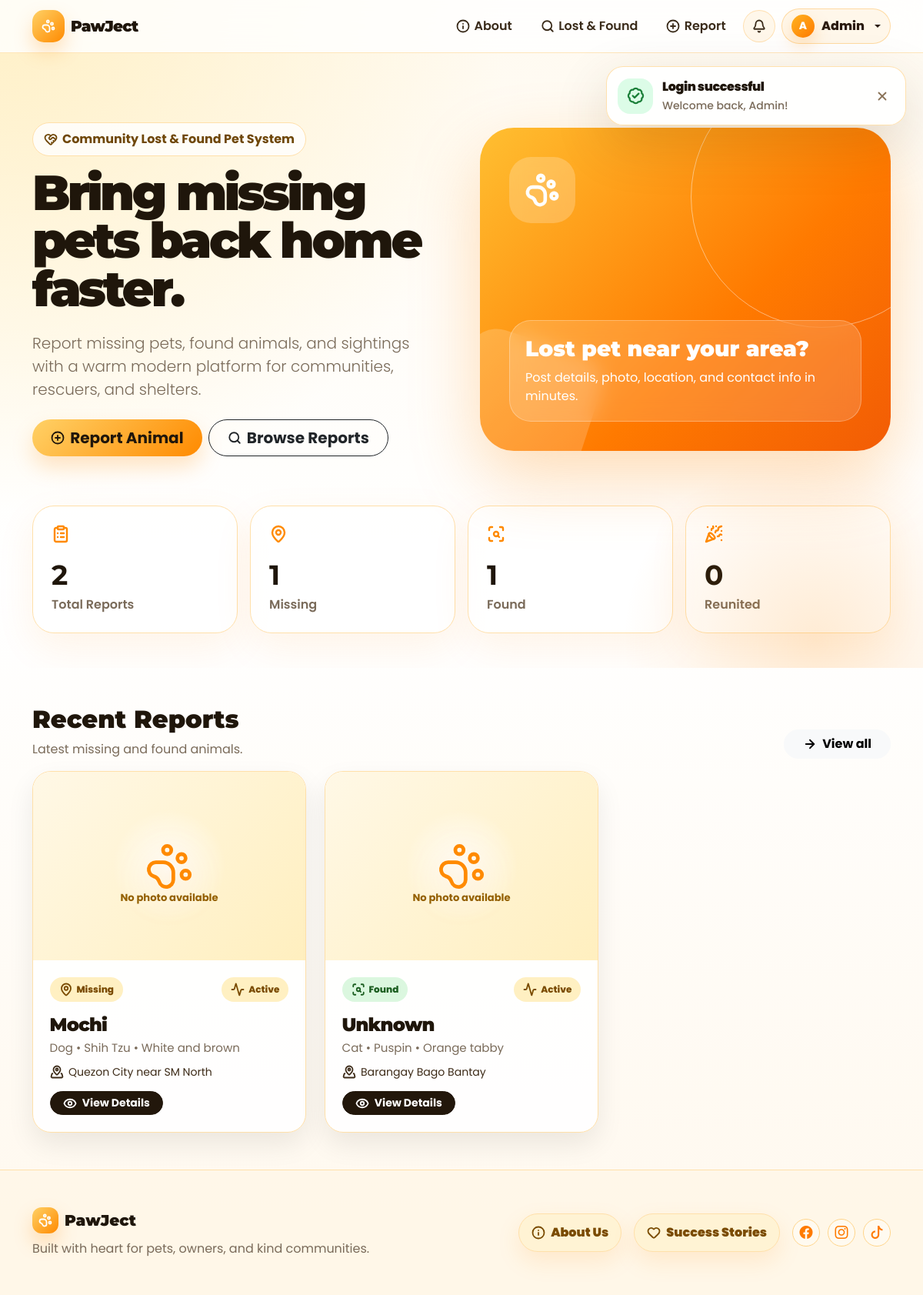
The page / (signed in) on the database its author committed.
### tables this page shows
CREATE TABLE reports (
  id INT AUTO_INCREMENT PRIMARY KEY,
  user_id INT NOT NULL,
  report_type ENUM('missing','found') NOT NULL,
  animal_name VARCHAR(100),
  species VARCHAR(50) NOT NULL,
  breed VARCHAR(100),
  color VARCHAR(100) NOT NULL,
  gender VARCHAR(20) DEFAULT 'Unknown',
  last_seen_date DATE NOT NULL,
  location VARCHAR(255) NOT NULL,
  owner_contact VARCHAR(255),
  description TEXT,
  photo VARCHAR(255),
  status ENUM('active','reunited','closed') DEFAULT 'active',
  is_approved TINYINT(1) DEFAULT 0,
  created_at TIMESTAMP DEFAULT CURRENT_TIMESTAMP,
  FOREIGN KEY (user_id) REFERENCES users(id) ON DELETE CASCADE
);

### app/controllers/BaseController.php (called while the page is built, shortened)
<?php
class BaseController
{
    protected function view($view, $data = [])
    {
        extract($data);
        require __DIR__ . '/../views/layouts/header.php';
        require __DIR__ . '/../views/' . $view . '.php';
        require __DIR__ . '/../views/layouts/footer.php';
    }
}

### app/controllers/HomeController.php (called while the page is built, shortened)
<?php
class HomeController extends BaseController
{
    public function index()
    {
        $stats = Report::stats();
        $reports = Report::all();
        $this->view('home/index', compact('stats', 'reports', 'successStories'));
    }
}

### public/index.php (called while the page is built, shortened)
<?php
$config = require __DIR__ . '/../config/database.php';
require __DIR__ . '/../app/models/Database.php';
require __DIR__ . '/../app/models/Report.php';
require __DIR__ . '/../app/controllers/BaseController.php';
require __DIR__ . '/../app/controllers/HomeController.php';
$route = $_GET['route'] ?? 'home';
$routes = [
  'home' => [HomeController::class,'index'],
  'reports' => [ReportController::class,'index'],
  'about' => [HomeController::class,'about'],
  'success-stories' => [HomeController::class,'successStories'],
  'report-show' => [ReportController::class,'show'],
  'report-create' => [ReportController::class,'create'],
  'report-store' => [ReportController::class,'store'],
  'sighting-store' => [ReportController::class,'storeSighting'],
  'comment-store' => [ReportController::class,'storeComment'],
  'comment-helpful' => [ReportController::class,'toggleHelpful'],
  'comment-update' => [ReportController::class,'updateComment'],
  'comment-delete' => [ReportController::class,'deleteComment'],
  'comment-report' => [ReportController::class,'reportComment'],
  'comment-pin' => [ReportController::class,'pinComment'],
  'follow-toggle' => [ReportController::class,'toggleFollow'],
  'sighting-verify' => [ReportController::class,'verifySighting'],
  'close-request-store' => [ReportController::class,'storeCloseRequest'],
  'login' => [AuthController::class,'login'],
  'login-post' => [AuthController::class,'loginPost'],
  'register' => [AuthController::class,'register'],
  'register-post' => [AuthController::class,'registerPost'],
  'logout' => [AuthController::class,'logout'],
  'profile' => [AuthController::class,'profile'],
  'profile-update' => [AuthController::class,'updateProfile'],
  'password-update' => [AuthController::class,'updatePassword'],
  'dashboard' => [ReportController::class,'dashboard'],
  'notifications' => [ReportController::class,'notifications'],
  'notifications-read' => [ReportController::class,'markNotificationsRead'],
  'admin' => [AdminController::class,'index'],
  'admin-analytics' => [AdminController::class,'analytics'],
  'admin-status' => [AdminController::class,'status'],
  'admin-close-request' => [AdminController::class,'closeRequest'],
  'admin-delete' => [AdminController::class,'delete'],
];
[$class,$method] = $routes[$route];
(new $class)->$method();

### app/models/Database.php (called while the page is built, shortened)
<?php
class Database {
  private static ?PDO $pdo = null;
  public static function connect(array $config): void {
    $dsn = "mysql:host={$config['host']};dbname={$config['dbname']};charset={$config['charset']}";
    self::$pdo = new PDO($dsn, $config['username'], $config['password'], [
      PDO::ATTR_ERRMODE => PDO::ERRMODE_EXCEPTION,
      PDO::ATTR_DEFAULT_FETCH_MODE => PDO::FETCH_ASSOC
    ]);
  }
  public static function pdo(): PDO { return self::$pdo; }
}

### app/models/Report.php (called while the page is built, shortened)
<?php
class Report
{
    private static function columnExists($table, $column)
    {
        $stmt = Database::pdo()->prepare("SHOW COLUMNS FROM `$table` LIKE ?");
        $stmt->execute([$column]);
        return (bool)$stmt->fetch();
    }
    private static function ensureFeatureTables()
    {
        static $done = false;
        if ($done) return;
        $pdo = Database::pdo();
        $pdo->exec("CREATE TABLE IF NOT EXISTS comments (
            id INT AUTO_INCREMENT PRIMARY KEY,
            report_id INT NOT NULL,
            user_id INT NULL,
            name VARCHAR(120) NOT NULL,
            comment TEXT NOT NULL,
            parent_id INT NULL,
            created_at TIMESTAMP DEFAULT CURRENT_TIMESTAMP,
            INDEX(report_id), INDEX(user_id), INDEX(parent_id)
        )");
        if (!self::columnExists('comments', 'parent_id')) {
            $pdo->exec("ALTER TABLE comments ADD COLUMN parent_id INT NULL AFTER comment, ADD INDEX(parent_id)");
        }
        if (!self::columnExists('comments', 'is_deleted')) {
            $pdo->exec("ALTER TABLE comments ADD COLUMN is_deleted TINYINT(1) DEFAULT 0 AFTER parent_id");
        }
        if (!self::columnExists('comments', 'edited_at')) {
            $pdo->exec("ALTER TABLE comments ADD COLUMN edited_at DATETIME NULL AFTER created_at");
        }
        if (!self::columnExists('comments', 'is_reported')) {
            $pdo->exec("ALTER TABLE comments ADD COLUMN is_reported TINYINT(1) DEFAULT 0 AFTER edited_at");
        }
        if (!self::columnExists('comments', 'report_reason')) {
            $pdo->exec("ALTER TABLE comments ADD COLUMN report_reason TEXT NULL AFTER is_reported");
        }
        if (!self::columnExists('comments', 'is_pinned')) {
            $pdo->exec("ALTER TABLE comments ADD COLUMN is_pinned TINYINT(1) DEFAULT 0 AFTER report_reason");
        }
        if (!self::columnExists('comments', 'type')) {
            $pdo->exec("ALTER TABLE comments ADD COLUMN type VARCHAR(40) DEFAULT 'comment' AFTER is_pinned");
        }
        if (!self::columnExists('comments', 'sighting_location')) {
            $pdo->exec("ALTER TABLE comments ADD COLUMN sighting_location VARCHAR(255) NULL AFTER type");
        }
        $pdo->exec("CREATE TABLE IF NOT EXISTS comment_helpfuls (
            id INT AUTO_INCREMENT PRIMARY KEY,
            comment_id INT NOT NULL,
            user_id INT NOT NULL,
            created_at TIMESTAMP DEFAULT CURRENT_TIMESTAMP,
            UNIQUE KEY unique_helpful(comment_id, user_id),
            INDEX(comment_id), INDEX(user_id)
        )");
        $pdo->exec("CREATE TABLE IF NOT EXISTS report_follows (
            id INT AUTO_INCREMENT PRIMARY KEY,
            report_id INT NOT NULL,
            user_id INT NOT NULL,
            created_at TIMESTAMP DEFAULT CURRENT_TIMESTAMP,
            UNIQUE KEY unique_follow(report_id, user_id),
            INDEX(report_id), INDEX(user_id)
        )");
        $pdo->exec("CREATE TABLE IF NOT EXISTS notifications (
            id INT AUTO_INCREMENT PRIMARY KEY,
            user_id INT NOT NULL,
            report_id INT NULL,
            type VARCHAR(60) NOT NULL DEFAULT 'update',
            title VARCHAR(160) NOT NULL,
            message TEXT NOT NULL,
            is_read TINYINT(1) DEFAULT 0,
            created_at TIMESTAMP DEFAULT CURRENT_TIMESTAMP,
            INDEX(user_id), INDEX(report_id)
        )");
        $pdo->exec("CREATE TABLE IF NOT EXISTS activity_logs (
            id INT AUTO_INCREMENT PRIMARY KEY,
            report_id INT NOT NULL,
            user_id INT NULL,
            icon VARCHAR(60) DEFAULT 'activity',
            title VARCHAR(160) NOT NULL,
            details TEXT,
            created_at TIMESTAMP DEFAULT CURRENT_TIMESTAMP,
            INDEX(report_id), INDEX(user_id)
        )");
        if (!self::columnExists('users', 'profile_photo')) {
            $pdo->exec("ALTER TABLE users ADD COLUMN profile_photo VARCHAR(255) NULL");
        }
        if (!self::columnExists('reports', 'reward_amount')) {
            $pdo->exec("ALTER TABLE reports ADD COLUMN reward_amount DECIMAL(10,2) NULL AFTER owner_contact");
        }
        if (!self::columnExists('sightings', 'is_verified')) {
            $pdo->exec("ALTER TABLE sightings ADD COLUMN is_verified TINYINT(1) DEFAULT 0 AFTER photo");
        }
        $done = true;
    }
    public static function all($q = '', $type = '', $status = '')
    {
        $sql = 'SELECT r.*, u.name user_name FROM reports r JOIN users u ON u.id = r.user_id WHERE r.is_approved = 1';
        $params = [];
        $sql .= ' ORDER BY r.created_at DESC';
        $stmt = Database::pdo()->prepare($sql); $stmt->execute($params); return $stmt->fetchAll();
    }
    public static function stats() { self::ensureFeatureTables(); return Database::pdo()->query("SELECT COUNT(*) total, SUM(report_type = 'missing') missing, SUM(report_type = 'found') found, SUM(status = 'reunited') reunited FROM reports")->fetch(); }
    public static function userReputation($userId)
    {
        $pdo = Database::pdo();
        $reports = $pdo->prepare('SELECT COUNT(*) total, SUM(status = "reunited") reunited FROM reports WHERE user_id = ?');
        $reports->execute([$userId]);
        $r = $reports->fetch() ?: ['total' => 0, 'reunited' => 0];
        $comments = $pdo->prepare('SELECT COUNT(*) total FROM comments WHERE user_id = ? AND is_deleted = 0');
        $comments->execute([$userId]);
        $c = $comments->fetch() ?: ['total' => 0];
        $helpful = $pdo->prepare('SELECT COUNT(*) total FROM comment_helpfuls ch JOIN comments c ON c.id = ch.comment_id WHERE c.user_id = ?');
        $helpful->execute([$userId]);
        $h = $helpful->fetch() ?: ['total' => 0];
        $verified = $pdo->prepare('SELECT COUNT(*) total FROM sightings s JOIN users u ON u.name = s.name WHERE u.id = ? AND s.is_verified = 1');
        $verified->execute([$userId]);
        $v = $verified->fetch() ?: ['total' => 0];
        $points = ((int)($r['total'] ?? 0) * 10) + ((int)($c['total'] ?? 0) * 2) + ((int)($h['total'] ?? 0) * 5) + ((int)($v['total'] ?? 0) * 20) + ((int)($r['reunited'] ?? 0) * 30);
        $badge = 'Community Member';
        $icon = 'paw-print';
        return [
            'points' => $points,
            'badge' => $badge,
            'icon' => $icon,
            'reports' => (int)($r['total'] ?? 0),
            'reunited' => (int)($r['reunited'] ?? 0),
            'comments' => (int)($c['total'] ?? 0),
            'helpful' => (int)($h['total'] ?? 0),
            'verified_sightings' => (int)($v['total'] ?? 0),
        ];
    }
}

### app/views/reports/card.php (the view)
<?php
$hasPhoto = !empty($r['photo']);
$reportType = $r['report_type'] ?? 'missing';
$status = $r['status'] ?? 'active';
$animalName = $r['animal_name'] ?: 'Unknown';
?>
<div class="col-lg-4 col-md-6">
  <article class="pet-card h-100">
    <div class="pet-media">
      <?php if ($hasPhoto): ?>
        <img
          src="uploads/<?= htmlspecialchars($r['photo']) ?>"
          class="pet-img"
          alt="<?= htmlspecialchars($animalName) ?> photo"
          onerror="this.closest('.pet-media').innerHTML='<div class=&quot;pet-placeholder&quot;><i data-lucide=&quot;paw-print&quot;></i><span>No photo available</span></div>'; lucide.createIcons();"
        >
      <?php else: ?>
        <div class="pet-placeholder">
          <i data-lucide="paw-print"></i>
          <span>No photo available</span>
        </div>
      <?php endif; ?>
    </div>
    <div class="pet-body">
      <div class="d-flex justify-content-between align-items-center gap-2 mb-3">
        <span class="tag <?= htmlspecialchars($reportType) ?>">
          <i data-lucide="<?= $reportType === 'missing' ? 'map-pin' : 'scan-search' ?>"></i>
          <?= ucfirst(htmlspecialchars($reportType)) ?>
        </span>
        <span class="tag <?= htmlspecialchars($status) ?>">
          <i data-lucide="activity"></i>
          <?= ucfirst(htmlspecialchars($status)) ?>
        </span>
      </div>
      <h4 class="pet-title">
        <?= htmlspecialchars($animalName) ?>
      </h4>
      <p class="pet-meta">
        <?= htmlspecialchars($r['species']) ?> • <?= htmlspecialchars($r['breed']) ?> • <?= htmlspecialchars($r['color']) ?>
      </p>
      <p class="pet-location">
        <i data-lucide="map-pinned"></i>
        <?= htmlspecialchars($r['location']) ?>
      </p>
      <a class="btn btn-sm btn-dark rounded-pill px-3" href="?route=report-show&id=<?= $r['id'] ?>">
        <i data-lucide="eye"></i>
        View Details
      </a>
    </div>
  </article>
</div>

### app/views/home/index.php
<?php
$reports = $reports ?? [];
$stats = $stats ?? [
  'total' => 0,
  'missing' => 0,
  'found' => 0,
  'reunited' => 0
];
?>
<section class="hero">
  <div class="container">
    <div class="row align-items-center g-5">
      <div class="col-lg-6">
        <span class="eyebrow"><i data-lucide="heart-handshake"></i> Community Lost & Found Pet System</span>
        <h1 class="display-3 fw-black mt-3">Bring missing pets back home faster.</h1>
        <p class="lead text-muted my-4">Report missing pets, found animals, and sightings with a warm modern platform for communities, rescuers, and shelters.</p>
        <div class="d-flex gap-2 flex-wrap">
          <a href="?route=report-create" class="btn btn-brand btn-lg rounded-pill px-4"><i data-lucide="circle-plus"></i> Report Animal</a>
          <a href="?route=reports" class="btn btn-outline-dark btn-lg rounded-pill px-4"><i data-lucide="search"></i> Browse Reports</a>
        </div>
      </div>
      <div class="col-lg-6">
        <div class="hero-card">
          <div class="hero-icon"><i data-lucide="paw-print"></i></div>
          <div class="hero-mini">
            <h3 class="fw-black mb-2">Lost pet near your area?</h3>
            <p class="mb-0">Post details, photo, location, and contact info in minutes.</p>
          </div>
        </div>
      </div>
    </div>
    <div class="stats row g-3 mt-5">
      <div class="col-md-3"><div class="stat"><i data-lucide="clipboard-list"></i><b><?= $stats['total']??0 ?></b><span>Total Reports</span></div></div>
      <div class="col-md-3"><div class="stat"><i data-lucide="map-pin"></i><b><?= $stats['missing']??0 ?></b><span>Missing</span></div></div>
      <div class="col-md-3"><div class="stat"><i data-lucide="scan-search"></i><b><?= $stats['found']??0 ?></b><span>Found</span></div></div>
      <div class="col-md-3"><div class="stat"><i data-lucide="party-popper"></i><b><?= $stats['reunited']??0 ?></b><span>Reunited</span></div></div>
    </div>
  </div>
</section>
<section class="container mt-5">
  <div class="section-head mb-3">
    <div><h2 class="fw-black">Recent Reports</h2><p class="text-muted mb-0">Latest missing and found animals.</p></div>
    <a href="?route=reports" class="btn btn-light rounded-pill px-4"><i data-lucide="arrow-right"></i> View all</a>
  </div>
  <div class="row g-4"><?php foreach(array_slice($reports,0,3) as $r): include __DIR__.'/../reports/card.php'; endforeach; ?></div>
</section>

### rows shown on the page
reports: photo "No photo available", report_type "Missing", status "Active", animal_name "Mochi", species "Dog", breed "Shih Tzu", color "White and brown", location "Quezon City near SM North"
reports: photo "No photo available", report_type "Found", status "Active", animal_name "Unknown", species "Cat", breed "Puspin", color "Orange tabby", location "Barangay Bago Bantay"

### other values the page prints
$initial "A"
$firstName "Admin"
$flashTitle "Login successful"
$flashMessage "Welcome back, Admin!"
$stats['total'] "2"
$stats['missing'] "1"
$stats['found'] "1"
$stats['reunited'] "0"
